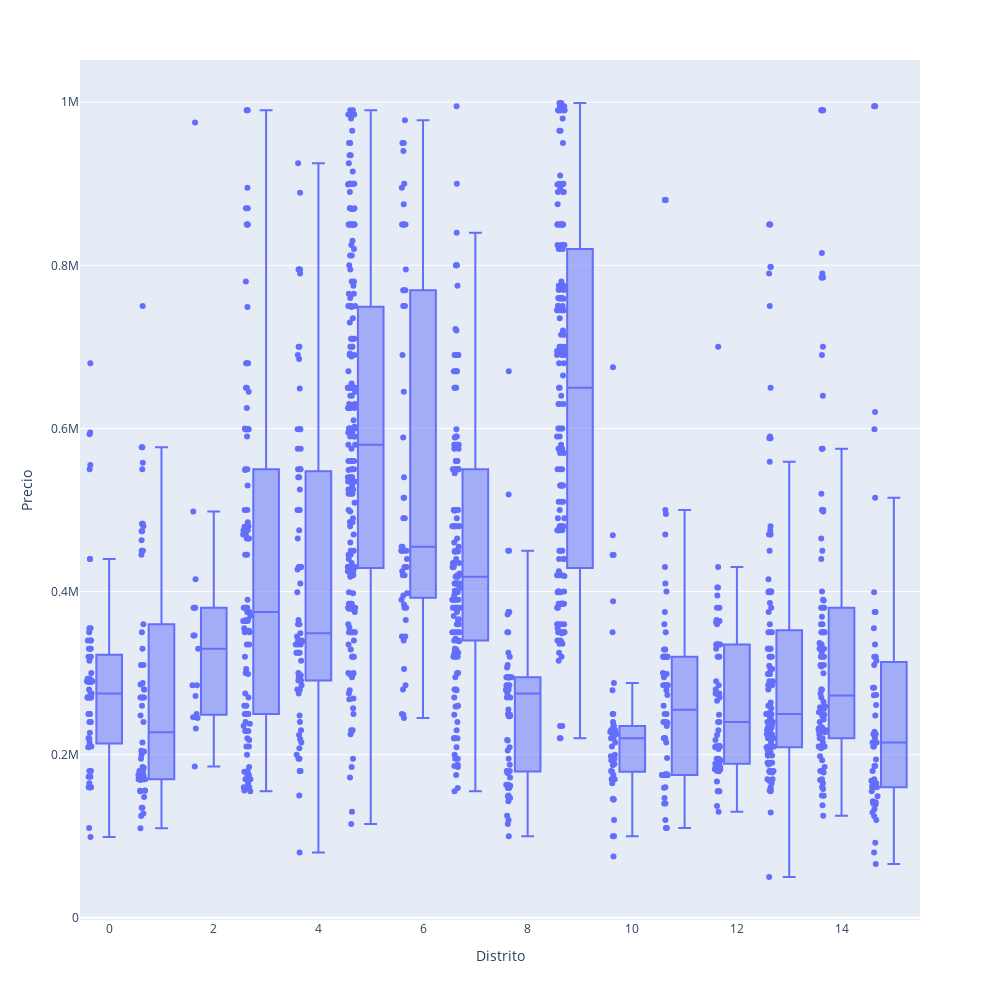

Source (notebook cell):
### Markdown cell above
Este gráfico es una representación de distribución de precios de propiedades en diferentes distritos. Aquí hay lo que se ve:

Eje X: Representa los distritos.

Eje Y: Representa los precios de las propiedades.

Boxplots: Cada boxplot muestra la distribución de los precios en un distrito. La línea central es la media, la parte superior es el 75% de los datos y la parte inferior es el 25%.

Puntos: Todos los datos individuales se muestran como puntos en el gráfico, lo que permite ver la distribución de los precios en cada distrito.

Filtrado: Solo se muestran las propiedades que cuestan menos de 1.000.000 de dólares.

Configuración del gráfico: El gráfico tiene un ancho y alto de 1000 pixeles, lo que permite una visualización clara y detallada de los datos.

### Code cell
fig = px.box(df.loc[df['Precio'] < 1000000], x = 'Distrito', y = 'Precio', points = 'all')
fig.update_layout(width=1000, height=1000)
fig.show()

### Figure 1 — Plotly figure (JSON) as saved in the notebook; plotly's stock layout.template omitted (floating-point values rounded to 4 significant figures; data arrays with more than 128 entries replaced by an {"elided": "..."} marker saying what was removed)
{"data": [{"alignmentgroup": "True", "boxpoints": "all", "hovertemplate": "Distrito=%{x}<br>Precio=%{y}<extra></extra>", "legendgroup": "", "marker": {"color": "#636efa"}, "name": "", "notched": false, "offsetgroup": "", "orientation": "v", "showlegend": false, "type": "box", "x": {"elided": "1484 int values"}, "x0": " ", "xaxis": "x", "y": {"elided": "1484 int values"}, "y0": " ", "yaxis": "y"}], "layout": {"boxmode": "group", "height": 1000, "legend": {"tracegroupgap": 0}, "margin": {"t": 60}, "width": 1000, "xaxis": {"anchor": "y", "domain": [0, 1], "title": {"text": "Distrito"}}, "yaxis": {"anchor": "x", "domain": [0, 1], "title": {"text": "Precio"}}}}
